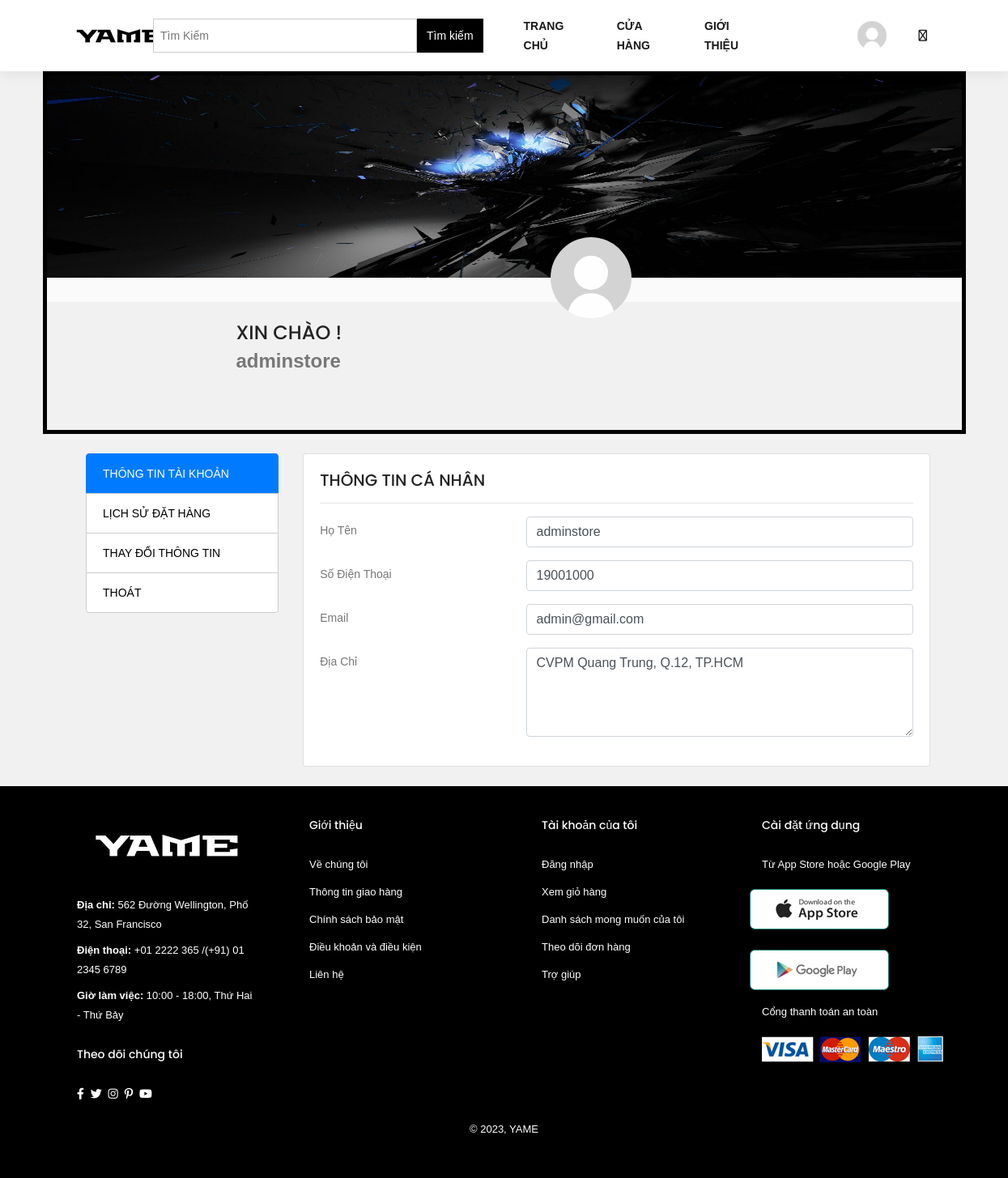
The app's page /index.php?pg=profile_user (signed in) with its own data.
### tables this page shows
CREATE TABLE `user` (
  `id` int(20) NOT NULL COMMENT 'Mã khách hàng',
  `username` varchar(50) NOT NULL COMMENT 'Tên ĐN',
  `password` varchar(500) NOT NULL COMMENT 'Mật khẩu',
  `hoten` varchar(50) DEFAULT NULL COMMENT 'Họ và tên',
  `hinh` varchar(500) DEFAULT 'hinh_defaut.jpg' COMMENT 'Tên hình ảnh',
  `email` varchar(50) NOT NULL COMMENT 'Đia chỉ Email',
  `role` tinyint(1) NOT NULL DEFAULT 0 COMMENT '0:user 1:admin 2:block',
  `diachi` varchar(500) DEFAULT NULL COMMENT 'Địa chỉ',
  `dienthoai` int(10) DEFAULT NULL
);

### dao/user.php (called while the page is built, shortened)
<?php
require_once 'pdo.php';
if (!function_exists('is_user_logged_in')) {
    function is_user_logged_in()
    {
        return isset($_SESSION['user_logged_in']) && $_SESSION['user_logged_in'] === true;
    }
}
function get_user_by_username($username)
{
    $sql = "SELECT * FROM user WHERE username = ?";
    return pdo_query_one($sql, $username);
}

### dao/pdo.php (called while the page is built, shortened)
<?php
function pdo_get_connection()
{
    $dburl = "mysql:host=localhost;dbname=yame_store;charset=utf8";
    $username = 'root';
    $password = '';
    try {
        $conn = new PDO($dburl, $username, $password);
        $conn->setAttribute(PDO::ATTR_ERRMODE, PDO::ERRMODE_EXCEPTION);
        return $conn;
    } catch (PDOException $e) {
        die("Connection failed: " . $e->getMessage());
    }
}
function pdo_query_one($sql)
{
    $sql_args = array_slice(func_get_args(), 1);
    try {
        $conn = pdo_get_connection();
        $stmt = $conn->prepare($sql);
        $stmt->execute($sql_args);
        $row = $stmt->fetch(PDO::FETCH_ASSOC);
        return $row;
    } catch (PDOException $e) {
        die("Query failed: " . $e->getMessage());
    } finally {
        unset($conn);
    }
}

### view/profile_user.php (the view, shortened to what this page needs)
<div class="container main-secction" style="padding: 0px; ">
  <div class="" style="padding-bottom: 70px; border:5px solid black;">
    <div class="col-md-12 col-sm-12 col-xs-12 image-section">
      <img src="layout/img/people/bgr.jpg">
    </div>
    <div class=" user-left-part">
      <div class=" col-xs-12 user-profil-part pull-left">
        <div class="col-md-12 col-md-12-sm-12 col-xs-12 user-image text-center">
          <img src="./layout/img/people/<?= $user_profile['hinh'] ?>" class="avatar rounded-circle" alt="avatar">
        </div>
      </div>
      <div style="margin-left: 234px">
        <br>
        <h3>XIN CHÀO !</h3><strong style="font-size:24px;"><?= $user_profile['hoten']; ?></strong>
      </div>
    </div>
  </div>
</div>
<div class="container" style="margin: 24px 24px;">
  <div class="row" style="margin-left: 52px;">
    <div class="col-md-3 ">
      <div class="list-group ">
        <a href="index.php?pg=profile_user&act=profile_user" class="list-group-item list-group-item-action active click">THÔNG TIN TÀI KHOẢN</a>
        <a href="index.php?pg=profile_user&act=order" class="list-group-item list-group-item-action click">LỊCH SỬ ĐẶT HÀNG</a>
        <a href="index.php?pg=profile_user&act=user_updates" class="list-group-item list-group-item-action click">THAY ĐỔI THÔNG TIN</a>
        <a href="index.php?pg=dangxuat" id="dangxuat" class="list-group-item list-group-item-action click">THOÁT</a>
      </div>
    </div>
    <?php
    switch ($_GET['act']) {
      case 'profile_user':
        echo '<div class="col-md-9">
                <div class="card">
                    <div class="card-body">
                        <div class="row">
                            <div class="col-md-12">
                                <h4>THÔNG TIN CÁ NHÂN</h4>
                                <hr>
                            </div>
                        </div>
                        <div class="row">
                            <div class="col-md-12">
                                <form>
                                      <div class="form-group row">
                                        <label for="username" class="col-4 col-form-label">Họ Tên</label>
                                        <div class="col-8">
                                          <input id="username" name="username" placeholder="Họ Tên" required="required" class="form-control here" type="text" value="' . $user_profile['hoten'] . '">
                                        </div>
                                      </div>
                                      <div class="form-group row">
                                        <label for="number-phone" class="col-4 col-form-label">Số Điện Thoại</label>
                                        <div class="col-8">
                                          <input id="number-phone" name="number-phone" placeholder="Số Điện Thoại" class="form-control here" required="required" type="text" value="' . $user_profile['dienthoai'] . '">
                                        </div>
                                      </div>
                                      <div class="form-group row">
                                        <label for="email" class="col-4 col-form-label">Email</label>
                                        <div class="col-8">
                                          <input id="email" name="email" placeholder="Email" class="form-control here" required="required" type="text" value="' . $user_profile['email'] . '">
                                        </div>
                                      </div>
                                      <div class="form-group row">
                                        <label for="address" class="col-4 col-form-label">Địa Chỉ</label>
                                        <div class="col-8">
                                          <textarea id="address" name="address" cols="40" rows="4" class="form-control">' . $user_profile['diachi'] . '</textarea>
                                        </div>
                                      </div>
                                    </form>
                            </div>
                        </div>
                    </div>
                </div>
            </div>';
        break;
    }
    ?>
  </div>
</div>

### view/header.php (shortened to what this page needs)
<!DOCTYPE html>
<html lang="en">
<head>
    <link rel="stylesheet" href="https://cdnjs.cloudflare.com/ajax/libs/font-awesome/6.0.0/css/all.min.css">
    <link href="https://cdn.jsdelivr.net/npm/bootstrap@4.3.1/dist/css/bootstrap.min.css" rel="stylesheet">
    <link rel="stylesheet" href="https://cdnjs.cloudflare.com/ajax/libs/OwlCarousel2/2.3.4/assets/owl.carousel.min.css">
    <link rel="stylesheet" href="https://cdnjs.cloudflare.com/ajax/libs/OwlCarousel2/2.3.4/assets/owl.theme.default.min.css">
    <link rel="stylesheet" href="https://cdnjs.cloudflare.com/ajax/libs/jquery-nice-select/1.1.0/css/nice-select.min.css">
    <link rel="stylesheet" href="layout/css1/main.css">
    <link rel="stylesheet" href="layout/styless.css">
    <link rel="stylesheet" href="layout/styles/profile_view.css">
</head>
<body>
    <?php if (is_user_logged_in()) {
        $user_profile = get_user_by_username($_SESSION['name']);
    }
    ?>
    <section id="header">
        <a href="index.php"><img src="layout/img/logo2.png" class="logo" alt=""></a>
        <div>
            <ul id="navbar">
                <div class="col3">
                    <form action="index.php?pg=shop" method="POST" style="margin-left:-30px">
                        <input type="text" name="kyw" placeholder="Tìm Kiếm" style="width:356px;">
                        <input type="submit" name="timkiem" value="Tìm kiếm">
                    </form>
                </div>
                <li><a href="index.php">TRANG CHỦ</a></li>
                <li><a href="index.php?pg=shop">CỬA HÀNG</a></li>
                <li><a href="index.php?pg=about">GIỚI THIỆU</a></li>
                <?php if (is_user_logged_in()) : ?>
                    <li id="id_user">
                        <a id="user"><img src="./layout/img/people/<?= $user_profile['hinh'] ?>" alt="" width="36px" height="36px" style="border-radius: 50%!important;"></a>
                    </li>
                    <li id="lg-bag">
                        <a href="index.php?pg=cart"><i class="far fa-shopping-bag"></i>
                        </a>
                    </li>
                <?php endif; ?>
            </ul>
        </div>
    </section>

### layout/styless.css (style rules this page uses)
* { margin: 0; padding: 0; box-sizing: border-box; font-family: 'Montserrat', sans-serif; }
h4 { font-size: 20px; color: #222; }
body { width: 100%; }
#header { display: flex; align-items: center; justify-content: space-between; padding: 20px 80px; background: #fff; box-shadow: 0 5px 15px rgba(0, 0, 0, 0.06); z-index: 999; position: sticky; top: 0; left: 0; }
#navbar { display: flex; align-items: center; justify-content: center; }
#navbar li { list-style: none; padding: 0 20px; position: relative; }
#navbar li a { text-decoration: none; font-size: 14px; font-weight: 600; color: #1a1a1a; transition: 0.3 ease; }
#navbar .col3 { display: flex; align-items: center; margin-right: auto; }
#navbar form { display: flex; align-items: center; width: 100%; }
#navbar input[type="text"] { width: 254px; padding: 8px; border: 1px solid #ccc; }
#navbar input[type="submit"] { background-color: #000; color: white; border: none; padding: 9px 12px; cursor: pointer; }
#navbar li { position: relative; }

### layout/styles/profile_view.css (style rules this page uses)
body { margin-top: auto; background-color: #f1f1f1; }
.image-section { padding: 0px; }
.image-section img { width: 100%; height:250px; position: relative; }
.user-image { position: absolute; margin-top:-50px; }
.user-left-part { margin: 0px; }
.user-image img { margin-left: 100px; width:100px; height:100px; }
.user-profil-part { padding-bottom:30px; background-color:#FAFAFA; }

### view/profile_user.php (style rules this page uses)
.click { z-index: 2; color: #000; background-color: #fff; border-color: #ccc; }

### records on screen
user: hinh (picture), hoten "adminstore", username "adminstore", number-phone "19001000", email "admin@gmail.com", address "CVPM Quang Trung, Q.12, TP.HCM"
